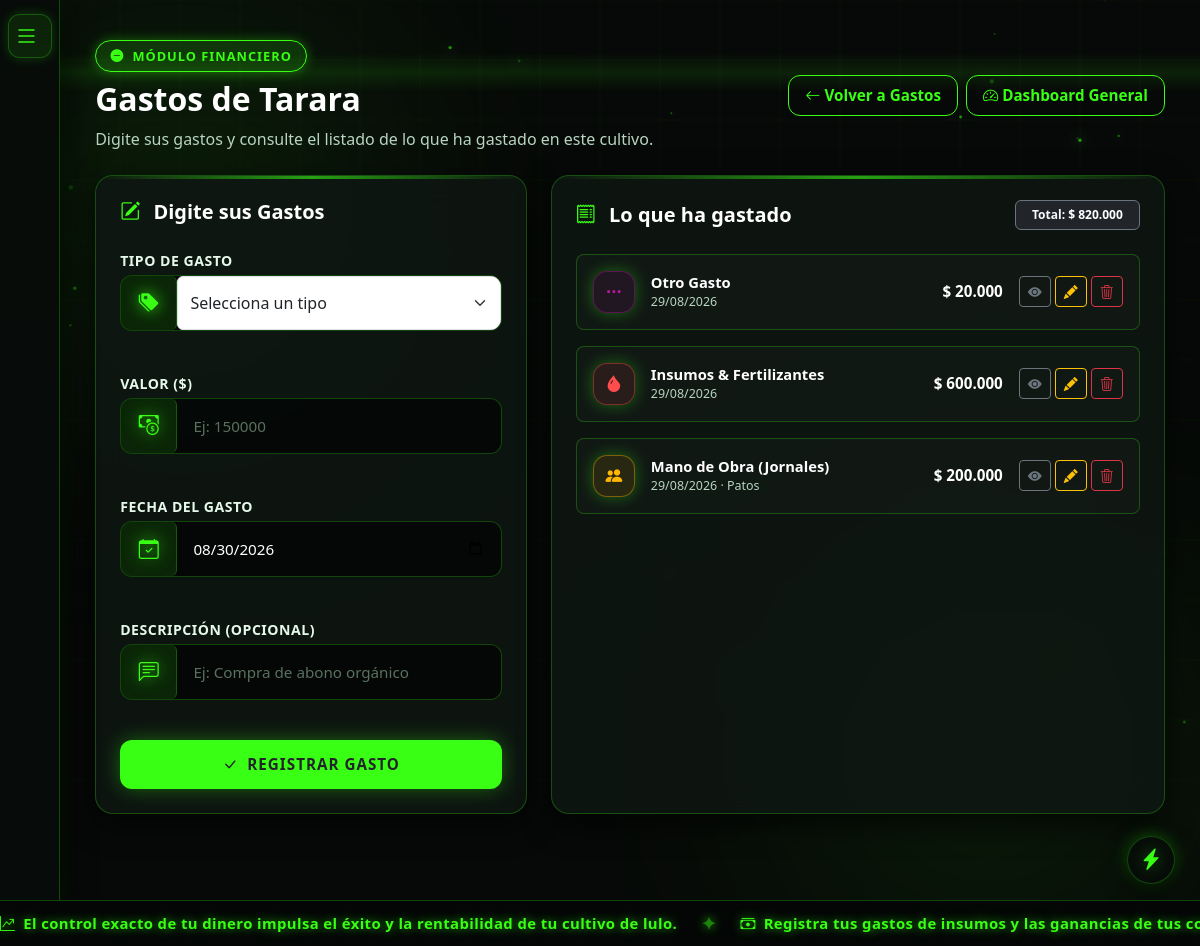
The page /gastos/cultivo/2 (signed in) on the database its author committed.
### app/models/cultivo.py (models this page shows, shortened)
class Cultivo(db.Model):
    __tablename__ = 'cultivos'
    idCultivo = db.Column(db.Integer, primary_key=True)
    idUser = db.Column(db.Integer, db.ForeignKey('users.idUser'), nullable=True)
    nombre = db.Column(db.String(100), nullable=False)
    hectareas = db.Column(db.Float, nullable=False)
    plantas = db.Column(db.Integer, default=0)
    produccion = db.Column(db.Float, default=0.0)
    ingresos = db.Column(db.Float, default=0.0)
    gastos = db.Column(db.Float, default=0.0)
    fecha_creacion = db.Column(db.DateTime, default=datetime.utcnow)
    fecha_sembrado = db.Column(db.Date, nullable=True)

### app/models/gasto.py (models this page shows)
class GastoCultivo(db.Model):
    __tablename__ = 'gastos_cultivo'
    idGasto = db.Column(db.Integer, primary_key=True)
    idCultivo = db.Column(db.Integer, db.ForeignKey('cultivos.idCultivo'), nullable=False)
    tipo = db.Column(db.String(30), nullable=False)
    descripcion = db.Column(db.String(200), nullable=True)
    valor = db.Column(db.Float, nullable=False)
    fecha = db.Column(db.Date, nullable=False)
    fecha_registro = db.Column(db.DateTime, default=datetime.utcnow)
    def to_dict(self):
        info = TIPOS_GASTO.get(self.tipo, {'label': self.tipo, 'icon': 'bi-cash', 'color': '#ffffff'})
        return {
            'id': self.idGasto,
            'tipo': self.tipo,
            'label': info['label'],
            'icon': info['icon'],
            'color': info['color'],
            'descripcion': self.descripcion,
            'valor': self.valor,
            'fecha': self.fecha,
            'fecha_registro': self.fecha_registro,
        }

### app/routes/gastos_route.py (the view)
@bp.route('/cultivo/<int:id>')
@login_required
def ver(id):
    cultivo = _cultivo_de_usuario(id)
    gastos = GastoCultivo.query.filter_by(idCultivo=id) \
        .order_by(GastoCultivo.fecha.desc(), GastoCultivo.idGasto.desc()).all()
    filas = []
    total = 0.0
    for g in gastos:
        f = g.to_dict()
        f['valor_fmt'] = _formato_moneda(f['valor'])
        filas.append(f)
        total += f['valor']
    return render_template(
        'gastos/ver.html',
        cultivo=cultivo,
        gastos=filas,
        total=total,
        total_fmt=_formato_moneda(total),
        tipos_gasto=TIPOS_GASTO,
    )

### app/routes/gastos_route.py (called while the page is built)
def _formato_moneda(valor):
    return f"{valor:,.0f}".replace(',', '.')

def _cultivo_de_usuario(id):
    return Cultivo.query.filter_by(idCultivo=id, idUser=current_user.idUser).first_or_404()

### app/templates/gastos/ver.html (shortened to what this page needs)
{% extends "base.html" %}
{% block body_class %}dark-theme{% endblock %}
{% block full_content %}
<div class="ambient-neon-glow-1"></div>
<div class="ambient-neon-glow-2"></div>
<canvas id="bgCanvas"></canvas>
<div class="dashboard-wrapper dashboard-wrapper-auto">
  <aside id="sidebarLulo" class="sidebar-lulo">
    <div class="mb-2">
      <button type="button" class="btn-toggle-menu" onclick="toggleSidebar()" aria-label="Alternar Menú">
        <i class="bi bi-list"></i>
      </button>
    </div>
  </aside>
  <main class="main-content-lulo main-content-lulo-auto">
    <div class="dash-card mb-4">
      <div class="d-flex flex-column flex-md-row align-items-md-center justify-content-between gap-3">
        <div>
          <div class="lulo-badge mb-2">
            <i class="bi bi-dash-circle-fill"></i> Módulo Financiero
          </div>
          <h1 class="fw-bold text-white mb-2 fs-2">
            Gastos de <span>{{ cultivo.nombre }}</span>
          </h1>
          <p class="text-muted mb-0">
            Digite sus gastos y consulte el listado de lo que ha gastado en este cultivo.
          </p>
        </div>
        <div class="d-flex gap-2">
          <a href="{{ url_for('gastos.index') }}" class="btn btn-neon-outline px-3 py-2">
            <i class="bi bi-arrow-left me-1"></i> Volver a Gastos
          </a>
          <a href="{{ url_for('auth.dashboard') }}" class="btn btn-neon-outline px-3 py-2">
            <i class="bi bi-speedometer2 me-1"></i> Dashboard General
          </a>
        </div>
      </div>
    </div>
    <div class="row g-4">
      <div class="col-lg-5">
        <div class="indicator-card h-100">
          <h4 class="fw-bold text-white mb-4 fs-5">
            <i class="bi bi-pencil-square me-2" style="color: var(--neon-green);"></i> Digite sus Gastos
          </h4>
          <form action="{{ url_for('gastos.agregar', id=cultivo.idCultivo) }}" method="POST" class="row g-3">
            <div class="col-12">
              <label for="tipo" class="form-neon-label mb-1">Tipo de Gasto</label>
              <div class="input-group-neon">
                <span class="input-group-text"><i class="bi bi-tags-fill"></i></span>
                <select id="tipo" name="tipo" class="form-select" required>
                  <option value="" selected disabled>Selecciona un tipo</option>
                </select>
              </div>
            </div>
            <div class="col-12">
              <label for="valor" class="form-neon-label mb-1">Valor ($)</label>
              <div class="input-group-neon">
                <span class="input-group-text"><i class="bi bi-cash-coin"></i></span>
                <input type="number" id="valor" name="valor" step="1" min="1" class="form-control" placeholder="Ej: 150000" required>
              </div>
            </div>
            <div class="col-12">
              <label for="fecha" class="form-neon-label mb-1">Fecha del Gasto</label>
              <div class="input-group-neon">
                <span class="input-group-text"><i class="bi bi-calendar-check"></i></span>
                <input type="date" id="fecha" name="fecha" class="form-control" required>
              </div>
            </div>
            <div class="col-12">
              <label for="descripcion" class="form-neon-label mb-1">Descripción (opcional)</label>
              <div class="input-group-neon">
                <span class="input-group-text"><i class="bi bi-chat-left-text"></i></span>
                <input type="text" id="descripcion" name="descripcion" class="form-control" placeholder="Ej: Compra de abono orgánico" maxlength="200">
              </div>
            </div>
            <div class="col-12 mt-3">
              <button type="submit" class="btn btn-neon-primary w-100 py-2.5 fw-bold text-dark" style="font-size: 0.95rem;">
                <i class="bi bi-check-lg me-1"></i> Registrar Gasto
              </button>
            </div>
          </form>
        </div>
      </div>
      <div class="col-lg-7">
        <div class="indicator-card h-100">
          <div class="d-flex align-items-center justify-content-between mb-4">
            <h4 class="fw-bold text-white mb-0 fs-5">
              <i class="bi bi-receipt me-2" style="color: var(--neon-green);"></i> Lo que ha gastado
            </h4>
            <span class="badge bg-dark border border-secondary text-light px-3 py-2">
              Total: <strong class="text-white">$ {{ total_fmt }}</strong>
            </span>
          </div>
          {% if gastos %}
          <div class="d-flex flex-column gap-3" style="max-height: 520px; overflow-y: auto;">
            {% for g in gastos %}
            <div class="p-3 rounded-3" style="background: rgba(255, 255, 255, 0.02); border: 1px solid var(--border-neon);">
              <div class="d-flex align-items-center justify-content-between gap-3">
                <div class="d-flex align-items-center gap-3">
                  <div class="indicator-icon-badge" style="width: 42px; height: 42px; font-size: 1.05rem; color: {{ g.color }}; border-color: {{ g.color }}66; background: {{ g.color }}1a;">
                    <i class="bi {{ g.icon }}"></i>
                  </div>
                  <div>
                    <div class="fw-bold text-white" style="font-size: 0.92rem;">{{ g.label }}</div>
                    <div class="text-muted" style="font-size: 0.78rem;">
                      {{ g.fecha.strftime('%d/%m/%Y') if g.fecha else 'N/A' }}
                      {% if g.descripcion %} &middot; {{ g.descripcion }}{% endif %}
                    </div>
                  </div>
                </div>
                <div class="d-flex align-items-center gap-3">
                  <strong class="text-white" style="font-size: 0.95rem;">$ {{ g.valor_fmt }}</strong>
                  <div class="d-flex align-items-center gap-1">
                    <button type="button" class="btn btn-sm btn-outline-secondary" data-bs-toggle="collapse" data-bs-target="#detalleGasto{{ g.id }}" title="Ver detalle">
                      <i class="bi bi-eye-fill"></i>
                    </button>
                    <a href="{{ url_for('gastos.editar_gasto', id=cultivo.idCultivo, gasto_id=g.id) }}" class="btn btn-sm btn-outline-warning" title="Editar">
                      <i class="bi bi-pencil-fill"></i>
                    </a>
                    <form action="{{ url_for('gastos.eliminar', id=cultivo.idCultivo, gasto_id=g.id) }}" method="POST"
                      onsubmit="return confirm('¿Eliminar este gasto registrado?');">
                      <button type="submit" class="btn btn-sm btn-outline-danger" title="Eliminar">
                        <i class="bi bi-trash3"></i>
                      </button>
                    </form>
                  </div>
                </div>
              </div>
            </div>
            {% endfor %}
          </div>
          {% endif %}
        </div>
      </div>
    </div>
  </main>
</div>
<button type="button" id="btnThemeToggle" class="theme-lightning-btn" onclick="cycleThemeColor()"
  aria-label="Cambiar Tema de Color" title="Cambiar Tema de Color">
  <i class="bi bi-lightning-charge-fill"></i>
</button>
<script>
  function toggleSidebar() {
    document.getElementById('sidebarLulo').classList.toggle('expanded');
  }
  const themesSequence = ['green', 'blue', 'orange'];
  function cycleThemeColor() {
    const currentTheme = localStorage.getItem('agrolulo_theme') || 'green';
    const nextTheme = themesSequence[(themesSequence.indexOf(currentTheme) + 1) % themesSequence.length];
    setThemeColor(nextTheme);
  }
  function setThemeColor(themeName) {
    document.body.classList.remove('theme-blue', 'theme-orange');
    if (themeName !== 'green') document.body.classList.add('theme-' + themeName);
    localStorage.setItem('agrolulo_theme', themeName);
    if (window.updateCanvasTheme) window.updateCanvasTheme(themeName);
  }
  document.addEventListener('DOMContentLoaded', () => {
    setThemeColor(localStorage.getItem('agrolulo_theme') || 'green');
    // Fecha de hoy por defecto en el formulario de gasto
    const today = new Date().toISOString().split('T')[0];
    const inputFecha = document.getElementById('fecha');
    if (inputFecha) inputFecha.value = today;
  });
</script>
{% endblock %}

### rows shown on the page
Cultivo: nombre "Tarara"
GastoCultivo: label "Otro Gasto", fecha "29/08/2026", valor_fmt "20.000"
GastoCultivo: label "Insumos & Fertilizantes", fecha "29/08/2026", valor_fmt "600.000"
GastoCultivo: label "Mano de Obra (Jornales)", fecha "29/08/2026", descripcion "Patos", valor_fmt "200.000"

### other values the page prints
{{ total_fmt }} "820.000"
